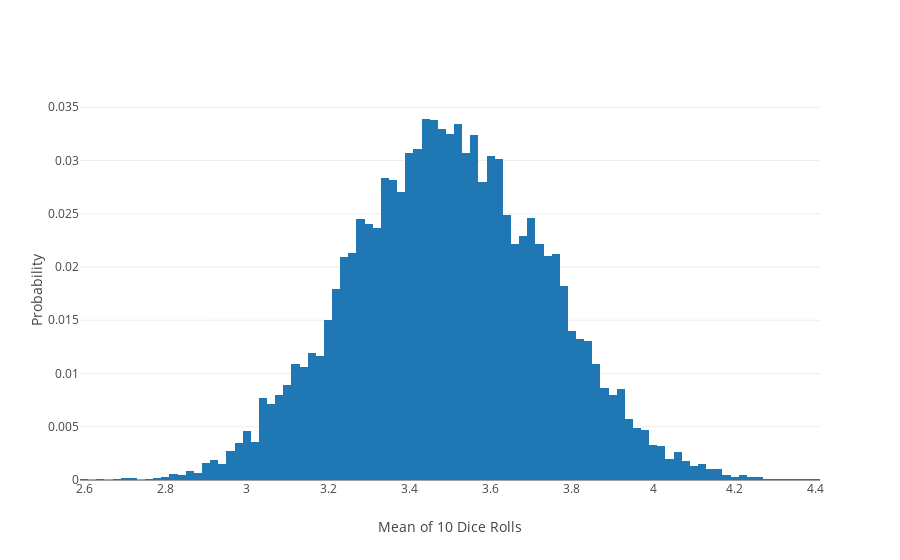

The notebook cell this image was saved under:
### Markdown cell above
To demonstrate the central limit theorem, let's use dice again. A fair dice has a uniform distribution that describes its probability. But if I role the dice 4 times, what distribution describes the mean of those rolls?

### Code cell
roll_means = []
for i in range(10000):
    rolls = np.random.choice([1, 2, 3, 4, 5, 6], size=50)
    roll_mean = rolls.mean()
    roll_means.append(roll_mean)

plot_data = [go.Histogram(x=roll_means, histnorm='probability')]

plot_layout = go.Layout(
    xaxis=dict(
        title='Mean of 10 Dice Rolls'
    ),
    yaxis=dict(
        title='Probability'
    )
)

fig = go.Figure(data=plot_data, layout=plot_layout)
iplot(fig)

### Figure 1 — Plotly figure (JSON) as saved in the notebook; plotly's stock layout.template omitted (floating-point values rounded to 4 significant figures; data arrays with more than 128 entries replaced by an {"elided": "..."} marker saying what was removed)
{"data": [{"histnorm": "probability", "type": "histogram", "uid": "57eac764-ca1e-11e8-aae3-f0189801d286", "x": {"elided": "10000 float values"}}], "layout": {"xaxis": {"title": "Mean of 10 Dice Rolls"}, "yaxis": {"title": "Probability"}}}
